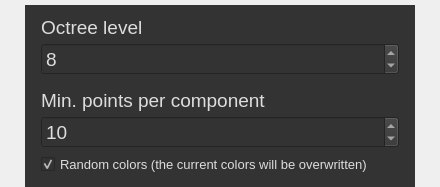
<?xml version="1.0" encoding="UTF-8"?>
<ui version="4.0">
 <class>LabelingDialog</class>
 <widget class="QWidget" name="LabelingDialog">
  <property name="geometry">
   <rect>
    <x>0</x>
    <y>0</y>
    <width>440</width>
    <height>187</height>
   </rect>
  </property>
  <property name="sizePolicy">
   <sizepolicy hsizetype="Maximum" vsizetype="Maximum">
    <horstretch>0</horstretch>
    <verstretch>0</verstretch>
   </sizepolicy>
  </property>
  <property name="minimumSize">
   <size>
    <width>440</width>
    <height>0</height>
   </size>
  </property>
  <property name="maximumSize">
   <size>
    <width>440</width>
    <height>16777215</height>
   </size>
  </property>
  <property name="windowTitle">
   <string>Connected Components</string>
  </property>
  <layout class="QVBoxLayout" name="verticalLayout_2">
   <property name="spacing">
    <number>8</number>
   </property>
   <property name="leftMargin">
    <number>25</number>
   </property>
   <property name="topMargin">
    <number>5</number>
   </property>
   <property name="rightMargin">
    <number>25</number>
   </property>
   <property name="bottomMargin">
    <number>0</number>
   </property>
   <item>
    <widget class="QWidget" name="widget" native="true">
     <property name="styleSheet">
      <string notr="true">background-color: rgb(51, 51, 51);
color: rgb(221, 221, 221);</string>
     </property>
     <layout class="QHBoxLayout" name="horizontalLayout">
      <property name="spacing">
       <number>0</number>
      </property>
      <property name="leftMargin">
       <number>0</number>
      </property>
      <property name="topMargin">
       <number>0</number>
      </property>
      <property name="rightMargin">
       <number>0</number>
      </property>
      <property name="bottomMargin">
       <number>0</number>
      </property>
      <item>
       <layout class="QVBoxLayout" name="verticalLayout">
        <property name="spacing">
         <number>0</number>
        </property>
        <property name="leftMargin">
         <number>16</number>
        </property>
        <property name="topMargin">
         <number>6</number>
        </property>
        <property name="rightMargin">
         <number>16</number>
        </property>
        <property name="bottomMargin">
         <number>6</number>
        </property>
        <item>
         <widget class="QLabel" name="label">
          <property name="minimumSize">
           <size>
            <width>0</width>
            <height>32</height>
           </size>
          </property>
          <property name="maximumSize">
           <size>
            <width>16777215</width>
            <height>32</height>
           </size>
          </property>
          <property name="font">
           <font>
            <pointsize>14</pointsize>
           </font>
          </property>
          <property name="styleSheet">
           <string notr="true">background-color: transparent;</string>
          </property>
          <property name="text">
           <string>Octree level</string>
          </property>
         </widget>
        </item>
        <item>
         <widget class="ccOctreeSpinBox" name="octreeLevelSpinBox">
          <property name="sizePolicy">
           <sizepolicy hsizetype="Fixed" vsizetype="Fixed">
            <horstretch>0</horstretch>
            <verstretch>0</verstretch>
           </sizepolicy>
          </property>
          <property name="minimumSize">
           <size>
            <width>358</width>
            <height>32</height>
           </size>
          </property>
          <property name="maximumSize">
           <size>
            <width>358</width>
            <height>32</height>
           </size>
          </property>
          <property name="font">
           <font>
            <pointsize>14</pointsize>
           </font>
          </property>
          <property name="minimum">
           <number>1</number>
          </property>
          <property name="maximum">
           <number>10</number>
          </property>
          <property name="value">
           <number>8</number>
          </property>
         </widget>
        </item>
        <item>
         <spacer name="verticalSpacer">
          <property name="orientation">
           <enum>Qt::Vertical</enum>
          </property>
          <property name="sizeType">
           <enum>QSizePolicy::Fixed</enum>
          </property>
          <property name="sizeHint" stdset="0">
           <size>
            <width>20</width>
            <height>9</height>
           </size>
          </property>
         </spacer>
        </item>
        <item>
         <widget class="QLabel" name="label_2">
          <property name="minimumSize">
           <size>
            <width>0</width>
            <height>32</height>
           </size>
          </property>
          <property name="maximumSize">
           <size>
            <width>16777215</width>
            <height>32</height>
           </size>
          </property>
          <property name="font">
           <font>
            <pointsize>14</pointsize>
           </font>
          </property>
          <property name="styleSheet">
           <string notr="true">background-color: transparent;</string>
          </property>
          <property name="text">
           <string>Min. points per component</string>
          </property>
         </widget>
        </item>
        <item>
         <widget class="QSpinBox" name="minPtsSpinBox">
          <property name="sizePolicy">
           <sizepolicy hsizetype="Fixed" vsizetype="Fixed">
            <horstretch>0</horstretch>
            <verstretch>0</verstretch>
           </sizepolicy>
          </property>
          <property name="minimumSize">
           <size>
            <width>358</width>
            <height>32</height>
           </size>
          </property>
          <property name="maximumSize">
           <size>
            <width>358</width>
            <height>32</height>
           </size>
          </property>
          <property name="font">
           <font>
            <pointsize>14</pointsize>
           </font>
          </property>
          <property name="minimum">
           <number>0</number>
          </property>
          <property name="maximum">
           <number>1000000</number>
          </property>
          <property name="singleStep">
           <number>10</number>
          </property>
          <property name="value">
           <number>10</number>
          </property>
         </widget>
        </item>
        <item>
         <widget class="QCheckBox" name="randomColorsCheckBox">
          <property name="minimumSize">
           <size>
            <width>0</width>
            <height>32</height>
           </size>
          </property>
          <property name="maximumSize">
           <size>
            <width>16777215</width>
            <height>32</height>
           </size>
          </property>
          <property name="font">
           <font>
            <pointsize>10</pointsize>
           </font>
          </property>
          <property name="text">
           <string>Random colors (the current colors will be overwritten)</string>
          </property>
          <property name="checked">
           <bool>true</bool>
          </property>
         </widget>
        </item>
       </layout>
      </item>
     </layout>
    </widget>
   </item>
  </layout>
 </widget>
 <customwidgets>
  <customwidget>
   <class>ccOctreeSpinBox</class>
   <extends>QSpinBox</extends>
   <header location="global">ccOctreeSpinBox.h</header>
  </customwidget>
 </customwidgets>
 <resources/>
 <connections/>
</ui>
